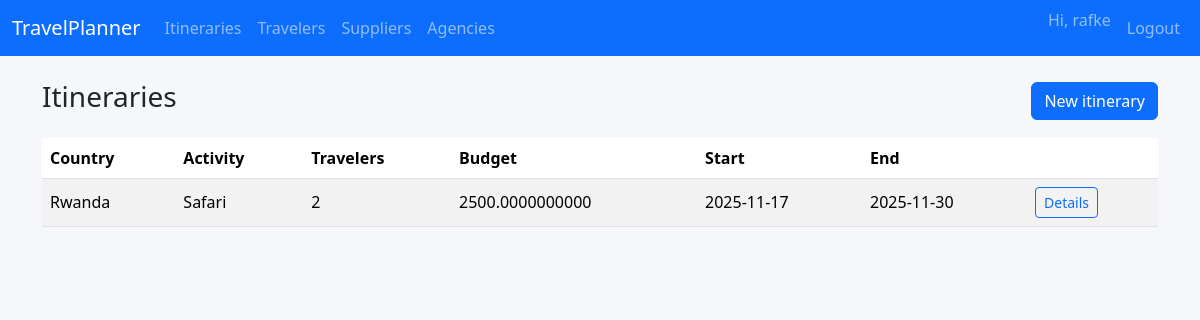
/itineraries (signed in), run on an earlier commit of the app's database.
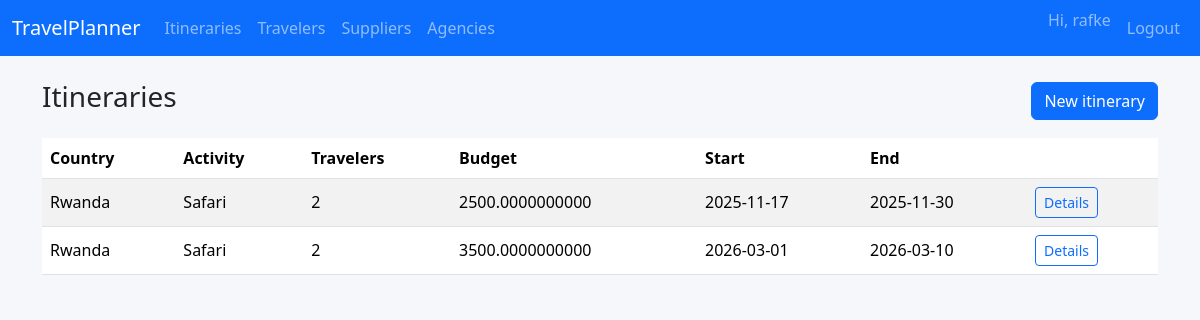
And on a later commit of the database.
### models.py (models this page shows)
class Itinerary(db.Model):
    id = db.Column(db.String(36), primary_key=True)
    agency_id = db.Column(db.String(36), db.ForeignKey("agency.id"))
    number_of_travelers = db.Column(db.Integer)
    budget = db.Column(db.Numeric)
    country = db.Column(db.String(255))
    activity_type = db.Column(db.String(255))
    start_date = db.Column(db.Date)
    end_date = db.Column(db.Date)
    agency = db.relationship("Agency", back_populates="itineraries")
    travelers = db.relationship(
        "Traveler",
        secondary="itinerary_traveler",
        back_populates="itineraries",
    )
    suppliers = db.relationship(
        "Supplier",
        secondary="itinerary_supplier",
        back_populates="itineraries",
    )

### app.py (the view)
    @app.route("/itineraries")
    @login_required
    def itineraries_list():
        itineraries = Itinerary.query.order_by(Itinerary.start_date).all()
        return render_template("itineraries.html", itineraries=itineraries)

### templates/itineraries.html (shortened to what this page needs)
{% extends "base.html" %}
{% block content %}
<div class="d-flex justify-content-between align-items-center mb-3">
  <h3>Itineraries</h3>
  <a href="{{ url_for('itinerary_create') }}" class="btn btn-primary">New itinerary</a>
</div>
<table class="table table-striped align-middle">
  <thead>
    <tr>
      <th>Country</th>
      <th>Activity</th>
      <th>Travelers</th>
      <th>Budget</th>
      <th>Start</th>
      <th>End</th>
      <th></th>
    </tr>
  </thead>
  <tbody>
    {% for it in itineraries %}
    <tr>
      <td>{{ it.country }}</td>
      <td>{{ it.activity_type }}</td>
      <td>{{ it.number_of_travelers }}</td>
      <td>{{ it.budget }}</td>
      <td>{{ it.start_date }}</td>
      <td>{{ it.end_date }}</td>
      <td>
        <a href="{{ url_for('itinerary_detail', itinerary_id=it.id) }}" class="btn btn-sm btn-outline-primary"
          >Details</a
        >
      </td>
    </tr>
    {% else %}
    <tr>
      <td colspan="7" class="text-muted">No itineraries yet.</td>
    </tr>
    {% endfor %}
  </tbody>
</table>
{% endblock %}

What changed in the data, as far as the page shows it:
added Itinerary: country "Rwanda", activity_type "Safari", number_of_travelers "2", budget "3500.0000000000", start_date "2026-03-01", end_date "2026-03-10"
